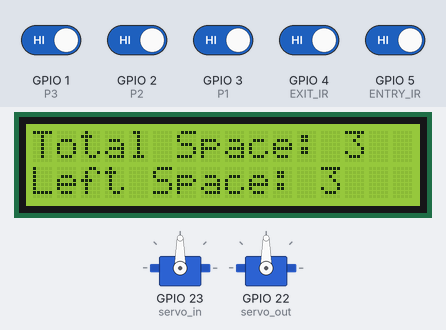
This sketch was run on a simulated ESP32. On the bench: 16×2 character LCD, 2 × servo. The inputs (shaded band) are chosen by the test bench; at power-on: GPIO 1 (P3), GPIO 2 (P2), GPIO 3 (P1), GPIO 4 (EXIT_IR), GPIO 5 (ENTRY_IR) HIGH. WiFi joins after 1.5 s; servers stay silent unless stated; what the sketch prints to the serial monitor is not drawn.

Above: at 3.5 s.
3.6 s: GPIO 1 (P3) driven LOW
At 4.3 s:
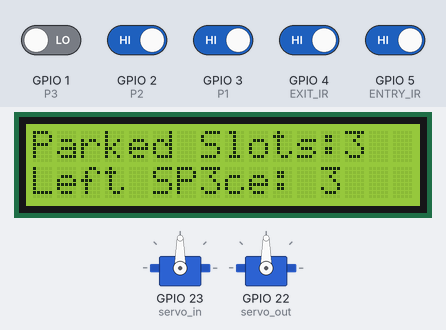
10.6 s: GPIO 2 (P2) driven LOW
At 12.4 s:
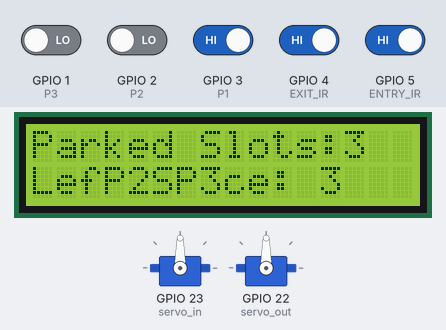
18.1 s: GPIO 3 (P1) driven LOW
At 20.6 s:
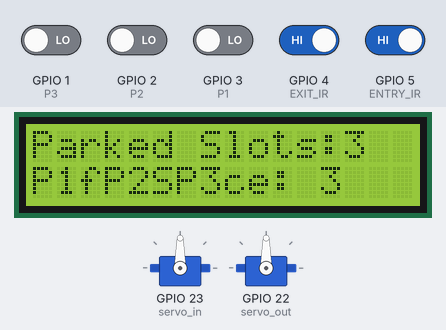
24.5 s: GPIO 1 (P3) driven HIGH
At 26.8 s:
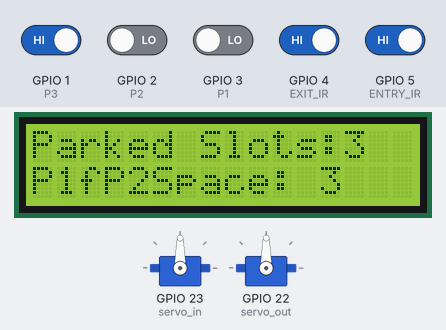
32.0 s: GPIO 2 (P2) driven HIGH
At 35.0 s:
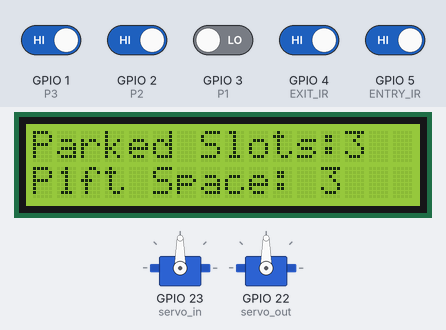
38.3 s: GPIO 3 (P1) driven HIGH
At 40.0 s:
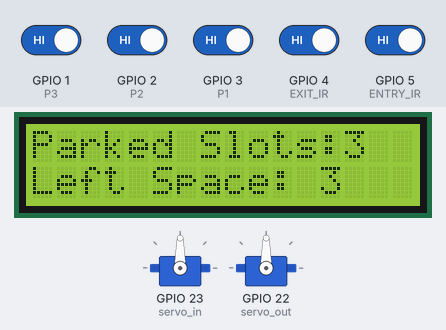
Timing chart, 0 to 41.5 s (numbered marks = the images above; inputs shaded):
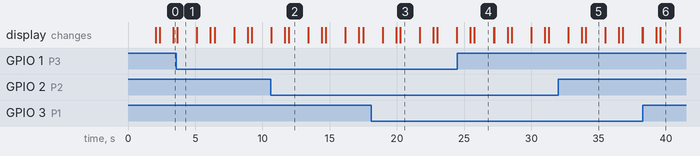

Measured:
- after the input at 3.6 s, the display: changes after 0.07 s (image 1)
- after the input at 10.6 s, the display: first differs from a run without the input after 1.4 s (image 2)
- after the input at 18.1 s, the display: first differs from a run without the input after 2.1 s (image 3)
- after the input at 24.5 s, the display: first differs from a run without the input after 1.3 s (image 4)
- after the input at 32.0 s, the display: first differs from a run without the input after 2.0 s (image 5)
- after the input at 38.3 s, the display: first differs from a run without the input after 1.3 s (image 6)
- what the display in image 1 shows lasts 1.4 s, from 3.7 s to 5.1 s

The sketch:

Vehicle_Parking_ESP32.ino
```cpp
#include <LiquidCrystal.h>
#include <Servo.h>
#include <WiFi.h>
#include <FirebaseESP32.h>

// Replace these with your network credentials
const char* ssid = ".....";
const char* password = "qwertyuiop";

// Replace these with your Firebase project credentials
#define FIREBASE_HOST "https://vehicle-parking-49b89-default-rtdb.firebaseio.com/"
#define FIREBASE_AUTH "AIzaSyCi7K-FC94sSGF0VRkS53MLesV_beyKwoM"

FirebaseData firebaseData;
Servo servo_in;
Servo servo_out;
LiquidCrystal lcd(13, 12, 14, 27, 26, 25); //RS, EN, D4, D5, D6, D7

int total = 3;
int space;
int flag1 = 0;
int flag2 = 0;

void setup()
{
  Serial.begin(115200);
  WiFi.begin(ssid, password);
  Serial.print("Connecting to WiFi..");
  while (WiFi.status() != WL_CONNECTED) {
    delay(1000);
    Serial.print(".");
  }
  Serial.println("Connected to WiFi");

  Firebase.begin(FIREBASE_HOST, FIREBASE_AUTH);
  Firebase.reconnectWiFi(true);

  pinMode(5, INPUT); //ENTRY IR
  pinMode(4, INPUT); //EXIT IR
  pinMode(3, INPUT); //P1
  pinMode(2, INPUT); //P2
  pinMode(1, INPUT); //P3

  lcd.begin(16, 2);
  servo_in.attach(23); //ENTRY SERVO
  servo_out.attach(22); //EXIT SERVO
  servo_in.write(90);
  servo_out.write(90);
  space = total;

  // Initialize Firebase with total and space values
  Firebase.setInt(firebaseData, "/parking/total", total);
  Firebase.setInt(firebaseData, "/parking/space", space);
}

void loop()
{
  lcd.setCursor(0, 0);
  lcd.print("  Car Parking");
  lcd.setCursor(0, 1);
  lcd.print("    System");
  delay(1000);

  if (digitalRead(5) == 0 && flag1 == 0)
  {
    if (space > 0 && space <= total)
    {
      flag1 = 1; // Space is there
      servo_in.write(0);
      space = space - 1;
      Firebase.setInt(firebaseData, "/parking/space", space);
      delay(500);
    }
    else
    {
      lcd.clear();
      lcd.setCursor(0, 0);
      lcd.print("Sorry no space");
      lcd.setCursor(0, 1);
      lcd.print("Available");
      delay(1000);
      lcd.clear();
    }
  }

  if (digitalRead(4) == 0 && flag2 == 0 && space < total)
  {
    flag2 = 1;
    if (flag1 == 0)
    {
      servo_out.write(0);
      space = space + 1;
      Firebase.setInt(firebaseData, "/parking/space", space);
      delay(500);
    }
  }

  if (flag1 == 1)
  {
    delay(3000);
    servo_in.write(90);
    flag1 = 0;
  }

  if (flag2 == 1)
  {
    delay(3000);
    servo_out.write(90);
    flag2 = 0;
  }

  // Display total and available space on LCD and Serial Monitor
  lcd.setCursor(0, 0);
  lcd.print("Total Space: ");
  lcd.print(total);
  lcd.setCursor(0, 1);
  lcd.print("Left Space: ");
  lcd.print(space);

  Serial.print("Total Space: ");
  Serial.println(total);
  Serial.print("Left Space: ");
  Serial.println(space);

  // Update Firebase with total and available space
  Firebase.setInt(firebaseData, "/parking/total", total);
  Firebase.setInt(firebaseData, "/parking/space", space);

  // Display parked slots on LCD and Serial Monitor
  lcd.setCursor(0, 0);
  lcd.print("Parked Slots:");
  if (digitalRead(3) == 0)
  {
    lcd.setCursor(0, 1);
    lcd.print("P1");
    Serial.println("P1 is parked");
  }
  else
  {
    Serial.println("P1 is empty");
  }
  if (digitalRead(2) == 0)
  {
    lcd.setCursor(3, 1);
    lcd.print("P2");
    Serial.println("P2 is parked");
  }
  else
  {
    Serial.println("P2 is empty");
  }
  if (digitalRead(1) == 0)
  {
    lcd.setCursor(6, 1);
    lcd.print("P3");
    Serial.println("P3 is parked");
  }
  else
  {
    Serial.println("P3 is empty");
  }

  // Update Firebase with the parking status of each slot
  Firebase.setBool(firebaseData, "/parking/P1", digitalRead(3) == 0);
  Firebase.setBool(firebaseData, "/parking/P2", digitalRead(2) == 0);
  Firebase.setBool(firebaseData, "/parking/P3", digitalRead(1) == 0);

  delay(1000);
  lcd.clear();
}
```
